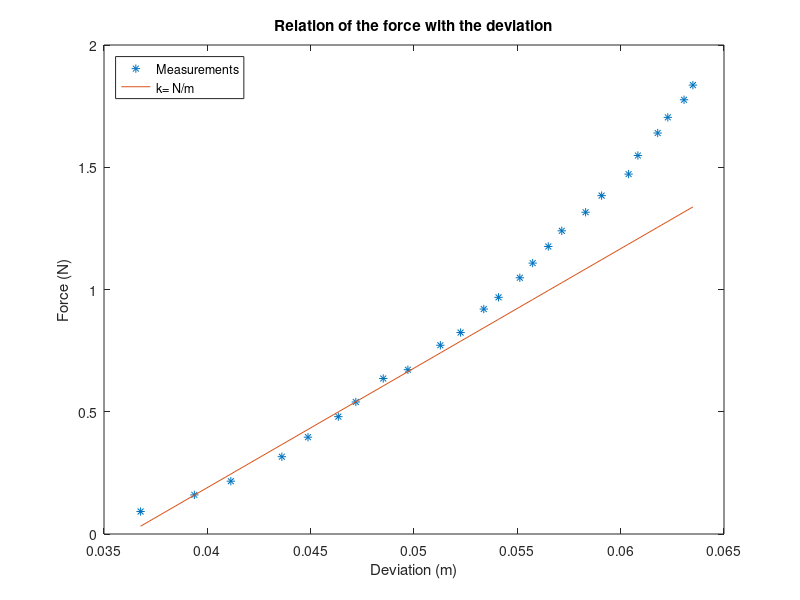

Recreate this plot in MATLAB.
clear all; close all; clc

[t x1 y1] = textread('veer.txt', '',25);
%x = x1/1000
x = x1*1.02/100;
y = y1*4 ;
P = polyfit(x(1:10),y(1:10),1);
yfit = P(1)*x+P(2);
plot(x,y,'*');
hold all
plot(x, yfit,'');
title('Relation of the force with the deviation');
xlabel('Deviation (m)');
ylabel('Force (N)');
legend({'Measurements','k= N/m'},'Location','northwest','Orientation','vertical')